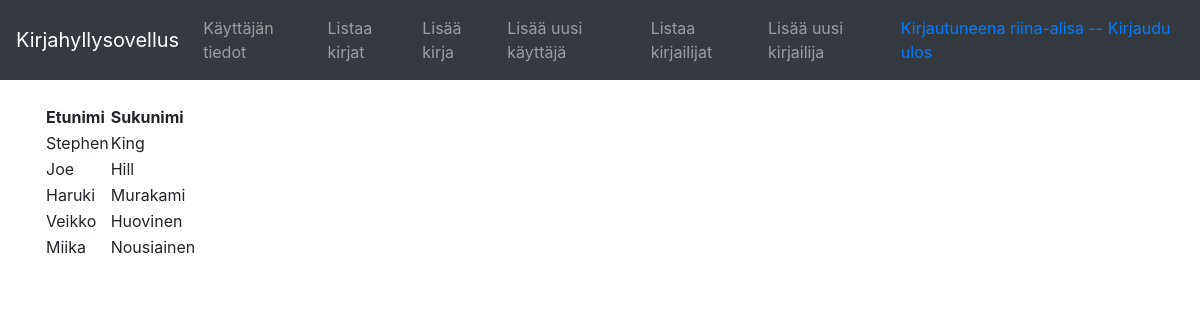
/authors/ (signed in), run on the app's committed database.
### application/auth/models.py (models this page shows, shortened)
class User(Base):
    __tablename__ = "account"
    name = db.Column(db.String(30), nullable=False)
    username = db.Column(db.String(30), nullable=False)
    password = db.Column(db.String(30), nullable=False)
    mybooks = db.relationship("Book", secondary=users_books,
        backref=db.backref('mybooks', lazy='dynamic'))

### application/authors/models.py (models this page shows, shortened)
class Author(Base):
    __tablename__ = "author"
    firstname = db.Column(db.String(30), nullable=False)
    lastname = db.Column(db.String(30), nullable=False)
    books = db.relationship("Book", secondary=authors_books,
        backref=db.backref('books', lazy='dynamic'))

### application/authors/views.py (the view)
@app.route("/authors/", methods=["GET"])
def authors_index():
    return render_template("authors/list.html", authors = Author.query.all())

### application/__init__.py (called while the page is built)
@login_manager.user_loader
def load_user(user_id):
    return User.query.get(user_id)

### application/templates/authors/list.html
{% extends "layout.html" %}
{% block body %}
  <table>
    <tr>
      <th>Etunimi</th>
      <th>Sukunimi</th>
    </tr>
    {% for author in authors %}
    <tr>
      <td>{{ author.firstname }}</td>
      <td>{{ author.lastname }}</td>
    </tr>
    {% endfor %}
  </table>
{% endblock %}

### application/templates/layout.html (shortened to what this page needs)
<!DOCTYPE html>
<html>
  <head>
    <link rel="stylesheet" href="https://maxcdn.bootstrapcdn.com/bootstrap/4.0.0/css/bootstrap.min.css"
>
  </head>
  <body>
    <nav class="navbar navbar-expand-md navbar-dark bg-dark mb-4">
      <a class="navbar-brand" href="#">Kirjahyllysovellus</a>
      <div class="collapse navbar-collapse" id="navbarCollapse">
        <ul class="navbar-nav mr-auto">
          {% if current_user.is_authenticated %}
          <li class="nav-item">
            <a class="nav-link" href="{{ url_for('auth_info', username=current_user.username) }}">Käyttäjän tiedot</a>
          </li>
          {% endif %}
          <li class="nav-item">
            <a class="nav-link" href="{{ url_for('books_index') }}">Listaa kirjat</a>
          </li>
          <li class="nav-item">
            <a class="nav-link" href="{{ url_for('books_form') }}">Lisää kirja</a>
          </li>
          <li class="nav-item">
            <a class="nav-link"  href="{{ url_for('auth_form') }}">Lisää uusi käyttäjä</a>
          </li>
          <li class="nav-item">
            <a class="nav-link"  href="{{ url_for('authors_index') }}">Listaa kirjailijat</a>
          </li>
          <li class="nav-item">
            <a class="nav-link"  href="{{ url_for('authors_form') }}">Lisää uusi kirjailija</a>
          </li>
        </ul>
        <div class="form-inline mt-2 mt-md-0">
          {% if current_user.is_authenticated %}
          <a href="{{url_for('auth_logout') }}">Kirjautuneena {{ current_user.name }} -- Kirjaudu ulos</a>
          {% else %}
          <a href="{{ url_for('auth_login') }}">Kirjaudu sisään</a>
          {% endif %}
        </div>
      </div>
    </nav>
    <main role="main" class="container">
      {% block body %}{% endblock %}
    </main>
  </body>
</html>

### data on the page
User: name "riina-alisa"
Author: firstname "Stephen", lastname "King"
Author: firstname "Joe", lastname "Hill"
Author: firstname "Haruki", lastname "Murakami"
Author: firstname "Veikko", lastname "Huovinen"
Author: firstname "Miika", lastname "Nousiainen"
